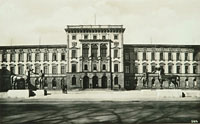
#> input picture TUM_old.jpg, 200 x 124 px
$ python hw3.3.py
#> lines starting #> are read from the running program, lines starting #| are printed output that depends on the picture; after the words box and inside, x2 and y2 are one past the last pixel; in counts of white or black regions, pixels touching at a corner belong together
import numpy as np
import cv2 as cv
im = cv.imread('TUM_old.jpg')
#> im is the input picture: shape (124, 200, 3); mean B, G, R 137.9, 153.5, 151.4
cv.imshow('Anh goc', im)
print(im.shape)
#| (124, 200, 3)

#anh_resize
im2 = cv.resize(im, dsize = None, fx = 0.5, fy = 0.5)
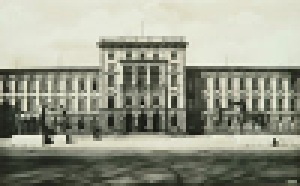
#> im2: shape (62, 100, 3) (shown 3 times larger); mean B, G, R 138, 153.6, 151.5
cv.imshow('Anh thu nho', im2)
cv.imwrite("TUM_small.png",im2)

#anh_blue
im3 = np.array(im)  #chuyen_anh_ve_arr
im3 = cv.resize(im, (1000,1000))
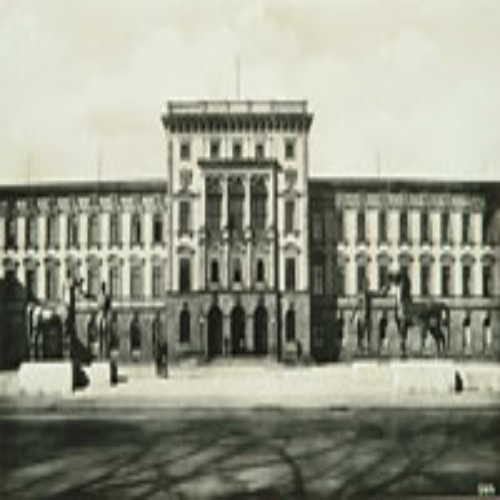
#> im3: shape (1000, 1000, 3) (shown at 1/2 size); mean B, G, R 137.7, 153.4, 151.2
im3[0:100,:] = [179,112,48]
im3[:,0:150] = [179,112,48]
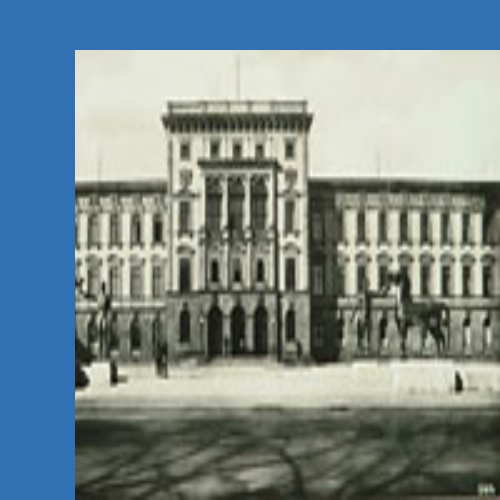
#> im3: shape (1000, 1000, 3) (shown at 1/2 size); mean B, G, R 142.1, 138.3, 121.6
im3[:,750:1000] = [179,112,48]
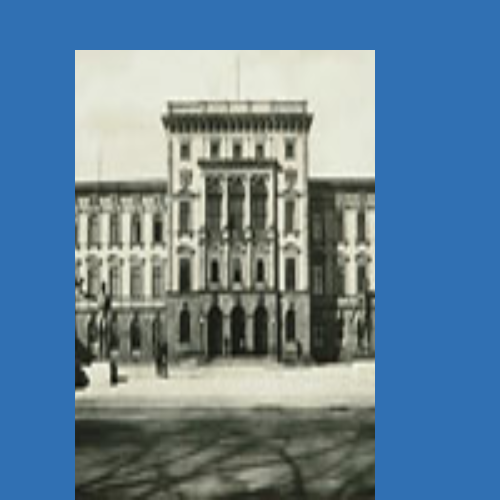
#> im3: shape (1000, 1000, 3) (shown at 1/2 size); mean B, G, R 151.8, 129.3, 98.9
im3[900:1000,:] = [179,112,48]
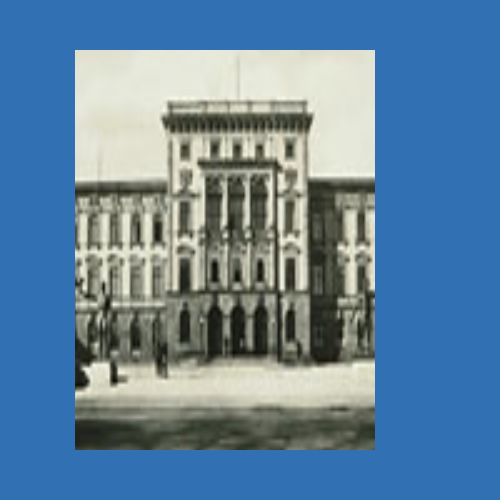
#> im3: shape (1000, 1000, 3) (shown at 1/2 size); 6% of pixels changed, all inside (x1, y1, x2, y2) = (150, 900, 750, 1000)
cv.imshow("Anh Blue", im3)
cv.imwrite("TUM_blue.png",im3)
cv.waitKey()
